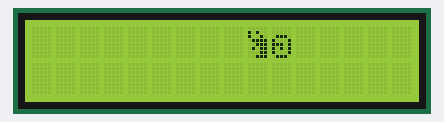
Bench run of a sketch on a simulated Arduino Uno, built with avr-gcc and run on an emulated ATmega328P. Shown: 16×2 character LCD.

Above: at 0.1 s.
At 16.3 s:
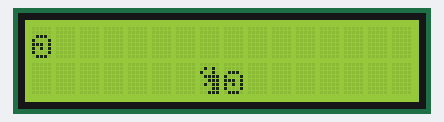
At 17.1 s:
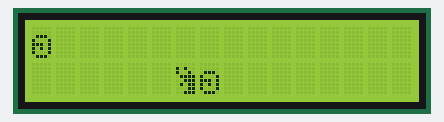
At 18.7 s:
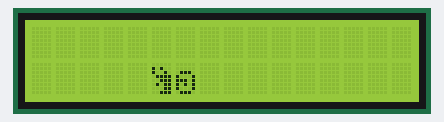
At 28.4 s:
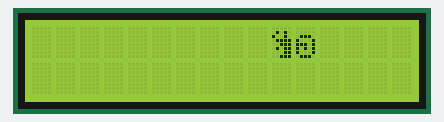
At 38.9 s:
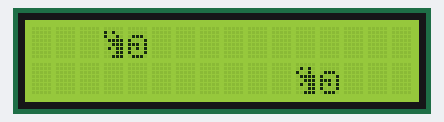

The sketch:

SnailMove.ino
```cpp
#include <LCD_I2C.h>

LCD_I2C lcd(0x27); // Default address of most PCF8574 modules, change according

uint8_t snailhead1[8] =
{
  B00000,
  B10100,
  B10010,
  B01111,
  B00111,
  B01011,
  B00011,
  B00111
};

uint8_t snailhead2[8] =
{
  B00000,
  B01010,
  B10010,
  B01111,
  B00111,
  B01011,
  B00011,
  B00111
};

uint8_t snailshell[8] =
{
  B00000,
  B00000,
  B01110,
  B10001,
  B11101,
  B10101,
  B10001,
  B01110
};

int bottomDrawPosition = -1;
int topDrawPosition = 9;
int variation = 0;
bool moveBottom = true;

void setup()
{
    lcd.begin();
    lcd.backlight();

    lcd.createChar(0, snailhead1);
    lcd.createChar(1, snailhead2);
    lcd.createChar(2, snailshell);

}

void loop()
{
    lcd.clear();
    // draw top
    lcd.setCursor(max(topDrawPosition, 0), 0);
    if (topDrawPosition >= 0)
    {
      lcd.write(0 + variation);
    }

    variation = (variation + 1) % 2;
    lcd.write(2);


    if (!moveBottom)
    {
      topDrawPosition--;
    }
    if (topDrawPosition == -2) {
      topDrawPosition = 16;
    }

//  // draw bottom
    lcd.setCursor(bottomDrawPosition, 1);
    if (bottomDrawPosition >=0)
    {
      lcd.write(0 + variation);
    }

    lcd.write(2);

    if (moveBottom) {
      bottomDrawPosition--;
    }

    if (bottomDrawPosition == -2) {
      bottomDrawPosition = 16;
    }
    moveBottom = !moveBottom;

    delay(800);
}
```

Measured:
- what the display in image 1 shows lasts 0.8 s, from 16.3 s to 17.1 s
